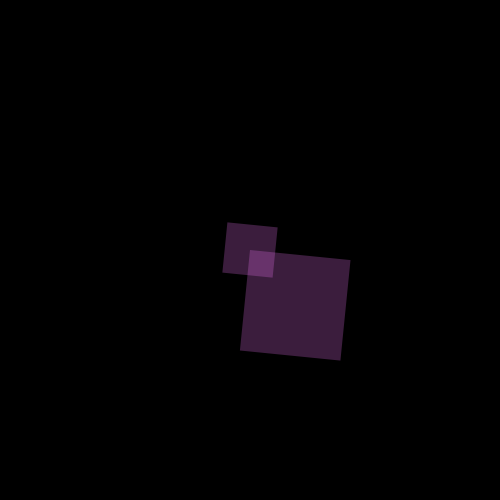
Frame 1 (no input)
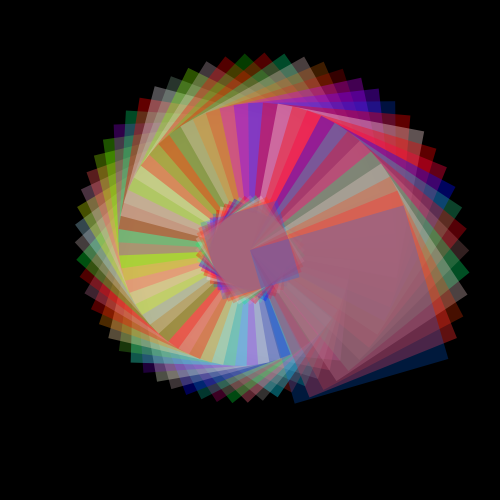
Frame 60 (the mouse pressed at the canvas centre just before this capture)
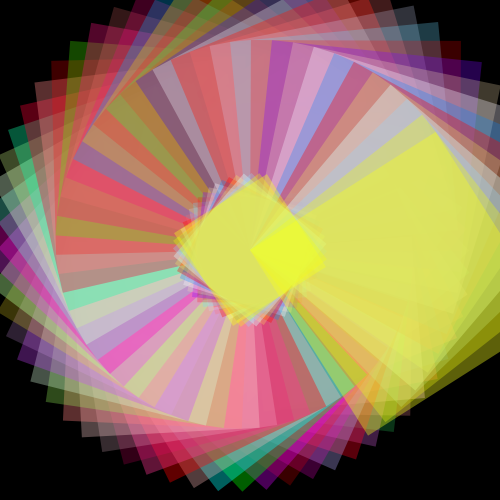
Frame 120 (the mouse held since frame 60 and released just before this capture)

The Processing sketch that drew these frames (run headless with seeded random() and noise(); from frame 60 on, the mouse is pressed at the canvas centre):

// Processing sketch: processing_130192
// ── processing_130192.pde

float rad = 0.0;
float s = 1.0;
float timer = 0.0;
float myscaleSpeed = 0.001;
float myscale = 1.0;
 
void setup()
{
  size(500,500);
  background(0);
  colorMode(HSB, 200, 100, 50);
  frameRate(30);
}
 
void draw()
{
  rad = rad + 0.1;
  s = s + 0.01;
  timer = timer + (1.0/30.0);
  myscale = myscale + myscaleSpeed;
   
  if(timer >= 0.0 && timer < 16.0)
  {
    pushMatrix();
    noStroke();
    fill(random(255),random(200),random(50,100),random(50,100));  
    translate(width/2, height/2);
    rotate(rad);
    scale(s);
    rectMode(CORNER);
    rect(0, 0, 100, 100);
    rectMode(CENTER);
    rect(0, 0, 50, 50);
    popMatrix();

  }
else if (timer > 16.1 && timer < 35.0)
  {
    myscale = myscale - myscaleSpeed*2;
    pushMatrix();
    stroke(2);
    translate(width/2,height/2);
    rotate(rad);
    scale(myscale);
    triangle(35, 80, 63, 25, 91, 80);
    fill(random(255),random(200),random(50,100),random(50,100));
    popMatrix();
  }
  else if (timer > 35.1 && timer < 45.0)
  {
    pushMatrix();
    translate(width/2, height/2);
    rotate(rad);
    rectMode(CENTER);
    rect(0, 0, 100, 100);
    fill(random(255),random(200),random(50,100),random(50,100)); 
    popMatrix();
  }
  else if (timer > 45.1)
  {
    pushMatrix();
    noStroke();
    translate(width/2, height/2);
    rotate(rad);
    rectMode(CENTER);
    rect(0, 0, 75, 75);
    fill(random(255),random(200),random(50,100),random(50,100)); 
    popMatrix();
  }
}
